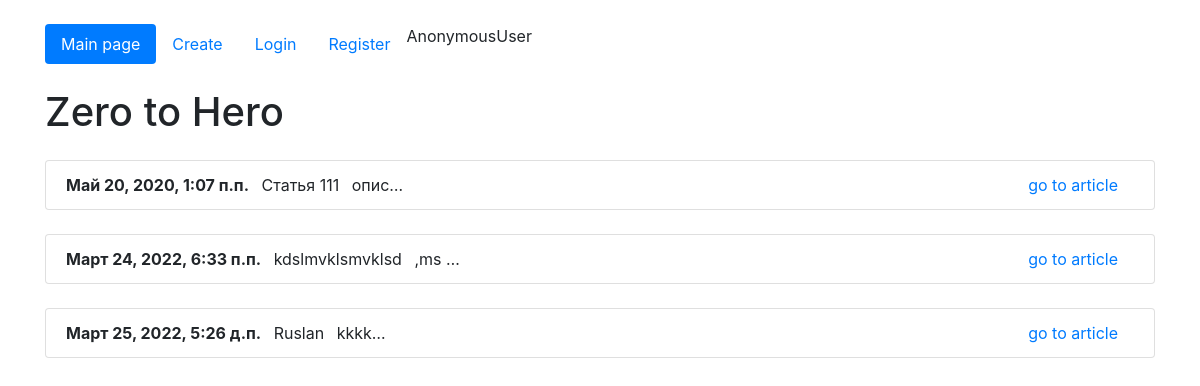
The page / on the database its author committed.
### core/models.py (models this page shows, shortened)
class Articles(models.Model):
    author = models.ForeignKey(User, on_delete = models.CASCADE, verbose_name='Article owner', blank = True, null = True )
    create_date = models.DateTimeField(auto_now=True)
    name = models.CharField(max_length=200, verbose_name='Post name:')
    text = models.TextField(verbose_name='Text')

### core/views.py (the view)
# urls.py: path('', views.HomeListView.as_view(), name='home'),
class HomeListView(ListView):
    model = Articles
    template_name = 'index.html'
    context_object_name = 'list_articles'

### core/templates/index.html (shortened to what this page needs)
<!doctype html>
<html lang="en">
  <head>
    <link rel="stylesheet" href="https://stackpath.bootstrapcdn.com/bootstrap/4.4.1/css/bootstrap.min.css">
  </head>
  <body>
      <div class="container mt-4">
          <ul class="nav nav-pills">
  <li class="nav-item">
      {% url 'home' as url_home %}
    <a class="nav-link {% if url_home == request.path %}active{% endif %}" href="{{url_home}}">Main page</a>
  </li>
  <li class="nav-item">
      {% url 'edit_page' as url_edit_page %}
    <a class="nav-link {% if url_edit_page == request.path %}active{% endif %}" href="{{url_edit_page}}">Create</a>
  </li>
  {% if request.user.is_authenticated %}
      <li class="nav-item">
        {% url 'logout_page' as url_logout_page %}
    <a class="nav-link btn-danger ml-5" href="{{url_logout_page}}">Logout</a>
  </li>
  {% else %}
    <li class="nav-item">
        {% url 'login_page' as url_login_page %}
    <a class="nav-link {% if url_login_page == request.path %}active{% endif %}" href="{{url_login_page}}">Login</a>
  </li>
    <li class="nav-item">
        {% url 'register_page' as url_register_page %}
    <a class="nav-link {% if url_register_page == request.path %}active{% endif %}" href="{{url_register_page}}">Register</a>
  </li>
  {% endif %}
{{request.user}}
</ul>
    {% block content %}
    <h1 class="mt-4">Zero to Hero</h1>
{% for i in list_articles %}
                <ul class="list-group mt-4">
                <li class="list-group-item">
                    <b>{{i.create_date}}</b>
                <span class="m-2">{{i.name}}</span>
                <span>{{i.text|truncatechars:"5"}}</span>
                <span class="float-right mr-3"><a href="/detail/{{i.id}}">go to article</a></span>
                </li>
                </ul>
{% endfor %}
{% endblock %}
</div>
  </body>
</html>

### rows shown on the page
Articles: create_date "Май 20, 2020, 1:07 п.п.", name "Статья 111", text "опис…"
Articles: create_date "Март 24, 2022, 6:33 п.п.", name "kdslmvklsmvklsd", text ",ms …"
Articles: create_date "Март 25, 2022, 5:26 д.п.", name "Ruslan", text "kkkk…"

### other values the page prints
{{ request.user }} "AnonymousUser"
